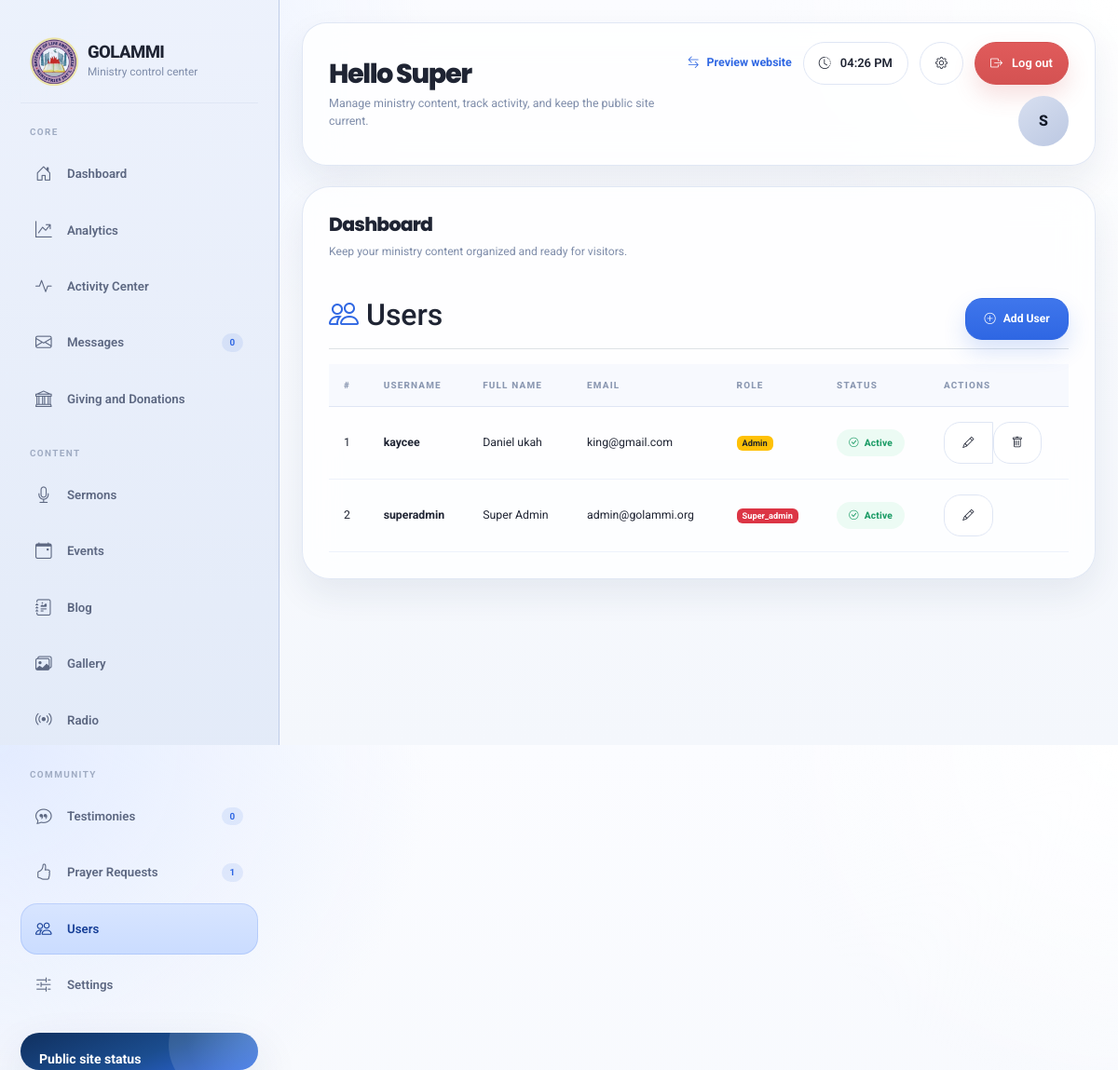
Page /admin/users (signed in) on the committed database.
### models/user.py (models this page shows, shortened)
class User(UserMixin, db.Model):
    __tablename__ = "users"
    id = db.Column(db.Integer, primary_key=True)
    username = db.Column(db.String(80), unique=True, nullable=False)
    email = db.Column(db.String(120), unique=True, nullable=False)
    password_hash = db.Column(db.String(255), nullable=False)
    full_name = db.Column(db.String(120), nullable=False)
    role = db.Column(
        db.String(50), nullable=False, default="admin"
    )  # super_admin, admin, moderator, editor
    is_active = db.Column(db.Boolean, default=True)
    created_at = db.Column(db.DateTime, default=datetime.utcnow)
    updated_at = db.Column(
        db.DateTime, default=datetime.utcnow, onupdate=datetime.utcnow
    )
    last_login = db.Column(db.DateTime)
    created_sermons = db.relationship(
        "Sermon", backref="creator", lazy=True, foreign_keys="Sermon.created_by"
    )
    updated_sermons = db.relationship(
        "Sermon", backref="updater", lazy=True, foreign_keys="Sermon.updated_by"
    )
    created_events = db.relationship(
        "Event", backref="creator", lazy=True, foreign_keys="Event.created_by"
    )
    updated_events = db.relationship(
        "Event", backref="updater", lazy=True, foreign_keys="Event.updated_by"
    )
    created_blog_posts = db.relationship(
        "BlogPost", backref="creator", lazy=True, foreign_keys="BlogPost.created_by"
    )
    updated_blog_posts = db.relationship(
        "BlogPost", backref="updater", lazy=True, foreign_keys="BlogPost.updated_by"
    )
    def is_super_admin(self):
        return self.role == "super_admin"

### routes/admin.py (the view)
@admin_bp.route("/users")
@login_required
@super_admin_required
def users():
    page = request.args.get("page", 1, type=int)
    users = User.query.order_by(User.created_at.desc()).paginate(page=page, per_page=20)
    return render_template("admin/users.html", users=users)

### routes/admin.py (called while the page is built)
@admin_bp.app_context_processor
def inject_admin_sidebar_counts():
    try:
        return {
            "contact_unread_count": ContactMessage.query.filter_by(is_read=False).count(),
            "prayer_pending_count": PrayerRequest.query.filter_by(is_prayed_for=False).count(),
            "testimony_pending_count": Testimony.query.filter_by(is_approved=False).count(),
        }
    except Exception:
        return {
            "contact_unread_count": 0,
            "prayer_pending_count": 0,
            "testimony_pending_count": 0,
        }

def super_admin_required(f):
    from functools import wraps
    @wraps(f)
    def decorated_function(*args, **kwargs):
        if not current_user.is_authenticated or not current_user.is_super_admin():
            flash("Super admin access required.", "danger")
            return redirect(url_for("admin.dashboard"))
        return f(*args, **kwargs)
    return decorated_function

### routes/frontend.py (called while the page is built)
@frontend_bp.app_context_processor
def inject_frontend_event_modal():
    show_event_modal = request.endpoint == "frontend.index"
    return {
        "event_modal_event": get_event_modal_event() if show_event_modal else None,
    }

### utils.py (called while the page is built)
def get_current_time():
    return datetime.utcnow()

### templates/admin/users.html (shortened to what this page needs)
{% extends "admin/base.html" %}
{% block content %}
<div class="d-flex justify-content-between flex-wrap flex-md-nowrap align-items-center pt-3 pb-2 mb-3 border-bottom">
    <h1 class="h2"><i class="bi bi-people" style="color: var(--gold);"></i> Users</h1>
    <div>
        <a href="{{ url_for('admin.add_user') }}" class="btn btn-gold">
            <i class="bi bi-plus-circle"></i> Add User
        </a>
    </div>
</div>
<div class="table-responsive">
    <table class="table table-custom table-hover">
        <thead>
            <tr>
                <th>#</th>
                <th>Username</th>
                <th>Full Name</th>
                <th>Email</th>
                <th>Role</th>
                <th>Status</th>
                <th>Actions</th>
            </tr>
        </thead>
        <tbody>
            {% for user in users.items %}
            <tr>
                <td>{{ loop.index + (users.page - 1) * users.per_page }}</td>
                <td><strong>{{ user.username }}</strong></td>
                <td>{{ user.full_name }}</td>
                <td>{{ user.email }}</td>
                <td>
                    <span class="badge {% if user.role == 'super_admin' %}bg-danger{% elif user.role == 'admin' %}bg-warning text-dark{% else %}bg-secondary{% endif %}">
                        {{ user.role|title }}
                    </span>
                </td>
                <td>
                    {% if user.is_active %}
                    <span class="status-badge active"><i class="bi bi-check-circle"></i> Active</span>
                    {% else %}
                    <span class="status-badge inactive"><i class="bi bi-x-circle"></i> Inactive</span>
                    {% endif %}
                </td>
                <td>
                    <div class="btn-group btn-group-sm">
                        <a href="{{ url_for('admin.edit_user', user_id=user.id) }}" class="btn btn-outline-gold" title="Edit">
                            <i class="bi bi-pencil"></i>
                        </a>
                        {% if user.id != current_user.id %}
                        <form action="{{ url_for('admin.delete_user', user_id=user.id) }}" method="POST" style="display: inline;" onsubmit="return confirm('Are you sure you want to delete this user?');">
                            <button type="submit" class="btn btn-outline-danger" title="Delete">
                                <i class="bi bi-trash"></i>
                            </button>
                        </form>
                        {% endif %}
                    </div>
                </td>
            </tr>
            {% endfor %}
        </tbody>
    </table>
</div>
{% endblock %}

### templates/admin/base.html (shortened to what this page needs)
<!DOCTYPE html>
<html lang="en">
<head>
    <link href="{{ url_for('static', filename='assets/vendor/bootstrap/css/bootstrap.min.css') }}" rel="stylesheet">
    <link href="{{ url_for('static', filename='assets/vendor/bootstrap-icons/bootstrap-icons.css') }}" rel="stylesheet">
    <link href="{{ url_for('static', filename='assets/vendor/aos/aos.css') }}" rel="stylesheet">
</head>
<body>
    <div class="admin-layout">
        <aside class="sidebar">
            <div class="sidebar-inner">
                <div class="brand">
                    <div class="brand-mark">
                        <img src="{{ url_for('static', filename='assets/img/logo_2.png') }}" alt="GOLAMMI logo">
                    </div>
                    <div class="brand-copy">
                        <h1>GOLAMMI</h1>
                        <p>Ministry control center</p>
                    </div>
                </div>
                <div>
                    <p class="sidebar-group-title">Core</p>
                    <nav class="nav">
                        <a class="nav-link {% if request.endpoint == 'admin.dashboard' %}active{% endif %}" href="{{ url_for('admin.dashboard') }}">
                            <i class="bi bi-house-door"></i>
                            <span>Dashboard</span>
                        </a>
                        <a class="nav-link {% if request.endpoint in ['admin.analytics'] %}active{% endif %}" href="{{ url_for('admin.analytics') }}">
                            <i class="bi bi-graph-up-arrow"></i>
                            <span>Analytics</span>
                        </a>
                        {% if current_user.is_authenticated and current_user.is_super_admin() %}
                        <a class="nav-link {% if request.endpoint in ['admin.activity_center'] %}active{% endif %}" href="{{ url_for('admin.activity_center') }}">
                            <i class="bi bi-activity"></i>
                            <span>Activity Center</span>
                        </a>
                        {% endif %}
                        <a class="nav-link {% if request.endpoint in ['admin.contact_messages'] %}active{% endif %}" href="{{ url_for('admin.contact_messages') }}">
                            <i class="bi bi-envelope"></i>
                            <span>Messages</span>
                            <span class="badge">{{ contact_unread_count or 0 }}</span>
                        </a>
                        <a class="nav-link {% if request.endpoint in ['admin.donations'] %}active{% endif %}" href="{{ url_for('admin.donations') }}">
                            <i class="bi bi-bank"></i>
                            <span>Giving and Donations</span>
                        </a>
                    </nav>
                </div>
                <div>
                    <p class="sidebar-group-title">Content</p>
                    <nav class="nav">
                        <a class="nav-link {% if request.endpoint in ['admin.sermons', 'admin.add_sermon', 'admin.edit_sermon'] %}active{% endif %}" href="{{ url_for('admin.sermons') }}">
                            <i class="bi bi-mic"></i>
                            <span>Sermons</span>
                        </a>
                        <a class="nav-link {% if request.endpoint in ['admin.events', 'admin.add_event', 'admin.edit_event'] %}active{% endif %}" href="{{ url_for('admin.events') }}">
                            <i class="bi bi-calendar-event"></i>
                            <span>Events</span>
                        </a>
                        <a class="nav-link {% if request.endpoint in ['admin.blog', 'admin.add_blog', 'admin.edit_blog'] %}active{% endif %}" href="{{ url_for('admin.blog') }}">
                            <i class="bi bi-journal-richtext"></i>
                            <span>Blog</span>
                        </a>
                        <a class="nav-link {% if request.endpoint in ['admin.gallery', 'admin.add_gallery', 'admin.edit_gallery'] %}active{% endif %}" href="{{ url_for('admin.gallery') }}">
                            <i class="bi bi-images"></i>
                            <span>Gallery</span>
                        </a>
                        <a class="nav-link {% if request.endpoint in ['admin.radio', 'admin.add_radio', 'admin.edit_radio'] %}active{% endif %}" href="{{ url_for('admin.radio') }}">
                            <i class="bi bi-broadcast"></i>
                            <span>Radio</span>
                        </a>
                    </nav>
                </div>
                <div>
                    <p class="sidebar-group-title">Community</p>
                    <nav class="nav">
                        <a class="nav-link {% if request.endpoint in ['admin.testimonies', 'admin.add_testimony', 'admin.edit_testimony'] %}active{% endif %}" href="{{ url_for('admin.testimonies') }}">
                            <i class="bi bi-chat-quote"></i>
                            <span>Testimonies</span>
                            <span class="badge">{{ testimony_pending_count or 0 }}</span>
                        </a>
                        <a class="nav-link {% if request.endpoint in ['admin.prayer_requests', 'admin.add_prayer_request', 'admin.edit_prayer_request'] %}active{% endif %}" href="{{ url_for('admin.prayer_requests') }}">
                            <i class="bi bi-hand-thumbs-up"></i>
                            <span>Prayer Requests</span>
                            <span class="badge">{{ prayer_pending_count or 0 }}</span>
                        </a>
                        <a class="nav-link {% if request.endpoint in ['admin.users', 'admin.add_user', 'admin.edit_user'] %}active{% endif %}" href="{{ url_for('admin.users') }}">
                            <i class="bi bi-people"></i>
                            <span>Users</span>
                        </a>
                        <a class="nav-link {% if request.endpoint in ['admin.settings'] %}active{% endif %}" href="{{ url_for('admin.settings') }}">
                            <i class="bi bi-sliders2"></i>
                            <span>Settings</span>
                        </a>
                    </nav>
                </div>
                <div class="sidebar-promo">
                    <h6>Public site status</h6>
                </div>
            </div>
        </aside>
        <main class="main-content">
            <section class="topbar">
                <div class="topbar-copy">
                    <h2>{% block topbar_title %}Hello {{ current_user.full_name.split(' ')[0] if current_user.is_authenticated else 'Admin' }}{% endblock %}</h2>
                    <p>{% block topbar_subtitle %}Manage ministry content, track activity, and keep the public site current.{% endblock %}</p>
                </div>
                <div class="topbar-tools">
                    <a class="topbar-link" href="{{ url_for('frontend.index') }}" target="_blank">
                        <i class="bi bi-arrow-left-right"></i>
                        <span>Preview website</span>
                    </a>
                    <div class="topbar-chip">
                        <i class="bi bi-clock-history"></i>
                        <span id="currentTime">--:--</span>
                    </div>
                    <a class="topbar-chip" href="{{ url_for('auth.profile') }}">
                        <i class="bi bi-gear"></i>
                    </a>
                    <a class="topbar-chip topbar-chip-danger" href="{{ url_for('auth.logout') }}">
                        <i class="bi bi-box-arrow-right"></i>
                        <span>Log out</span>
                    </a>
                    <div class="avatar-pill">
                        {{ (current_user.full_name[:1] if current_user.is_authenticated else "A")|upper }}
                    </div>
                </div>
            </section>
            <section class="content-stage">
                <div class="page-header">
                    <div class="page-title-wrap">
                        <h3>{% block page_title %}Dashboard{% endblock %}</h3>
                        <p>{% block page_subtitle %}Keep your ministry content organized and ready for visitors.{% endblock %}</p>
                    </div>
                </div>
                {% block content %}{% endblock %}
            </section>
        </main>
    </div>
</body>
</html>

### rows in the picture
User: full_name "Super", is_active+full_name "S", username "superadmin", full_name "Super Admin", email "admin@golammi.org", role "Super_admin", shows "Active"
User: username "kaycee", full_name "Daniel ukah", email "king@gmail.com", role "Admin", is_active True (drawn)

### other values in the picture
{{ contact_unread_count or 0 }} "0"
{{ testimony_pending_count or 0 }} "0"
{{ prayer_pending_count or 0 }} "1"
